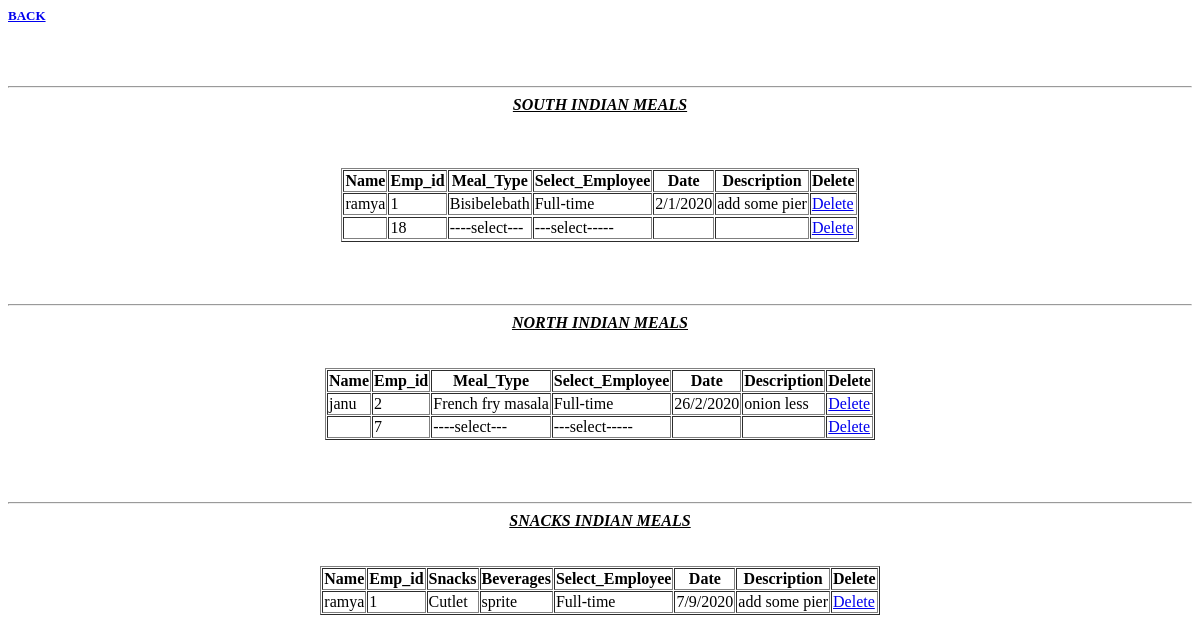
Screenshot of /display.php with the database file from the repository.
### tables this page shows
CREATE TABLE `south` (
  `Name` varchar(100) NOT NULL,
  `Emp_id` int(100) NOT NULL,
  `Meal_Type` varchar(100) NOT NULL,
  `Quantity` varchar(100) NOT NULL,
  `Select_Employee` varchar(100) NOT NULL,
  `Date` varchar(100) NOT NULL,
  `Description` varchar(100) NOT NULL
);

CREATE TABLE `north` (
  `Name` varchar(100) NOT NULL,
  `Emp_id` int(100) NOT NULL,
  `Meal_Type` varchar(100) NOT NULL,
  `Quantity` varchar(100) NOT NULL,
  `Select_Employee` varchar(100) NOT NULL,
  `Date` varchar(100) NOT NULL,
  `Description` varchar(100) NOT NULL
);

CREATE TABLE `snacks` (
  `Name` varchar(100) NOT NULL,
  `Emp_id` int(100) NOT NULL,
  `Snacks` varchar(100) NOT NULL,
  `Beverages` varchar(100) NOT NULL,
  `Quantity` varchar(100) NOT NULL,
  `Select_Employee` varchar(100) NOT NULL,
  `Date` varchar(100) NOT NULL,
  `Description` varchar(100) NOT NULL
);

### display.php (the view, shortened to what this page needs)
<html>
<head>
</head>
<body bgcolor="peachpuff">
<font size="2"><a href="home2.php" target="new page"><b/>BACK</a></font>
<center>
<table border=1 cellpadding=1 cellspacing=1>
<tr>
	<th>Name</th>
	<th>Emp_id</th>
	<th>Meal_Type</th>
	<th>Select_Employee</th>
	<th>Date</th>
	<th>Description</th>
	<th>Delete</th>
<?php
$con=mysqli_connect('127.0.0.1','root','');
$sql="SELECT * FROM south";
$records=mysqli_query($con,$sql);
while($row=mysqli_fetch_array($records))
{
	echo"<tr>";
	echo"<td>".$row['Name']."</td>";
	echo"<td>".$row['Emp_id']."</td>";
	echo"<td>".$row['Meal_Type']."</td>";
	echo"<td>".$row['Select_Employee']."</td>";
	echo"<td>".$row['Date']."</td>";
	echo"<td>".$row['Description']."</td>";
		echo"<td><a href=deletedS.php?emp_id=".$row['Emp_id'].">Delete</a></td>";
		echo"<tr><form action=update.php method=post>";
}
?>
<br>
<br>
<br>
<hr>
<b><i><u>SOUTH INDIAN MEALS</u></i></b>
<br>
<br>
<br>
<br>
<html>
<head>
</head>
<body bgcolor="peachpuff">
<center>
<table border=1 cellpadding=1 cellspacing=1>
<tr>
	<th>Name</th>
	<th>Emp_id</th>
	<th>Meal_Type</th>
	<th>Select_Employee</th>
	<th>Date</th>
	<th>Description</th>
	<th>Delete</th>
<?php
$con=mysqli_connect('127.0.0.1','root','');
$sql="SELECT * FROM north";
$records=mysqli_query($con,$sql);
while($row=mysqli_fetch_array($records))
{
	echo"<tr>";
	echo"<td>".$row['Name']."</td>";
	echo"<td>".$row['Emp_id']."</td>";
	echo"<td>".$row['Meal_Type']."</td>";
	echo"<td>".$row['Select_Employee']."</td>";
	echo"<td>".$row['Date']."</td>";
	echo"<td>".$row['Description']."</td>";
		echo"<td><a href=deletedN.php?emp_id=".$row['Emp_id'].">Delete</a></td>";
}
?>
<br>
<br>
<br>
<hr>
<b><i><u>NORTH INDIAN MEALS</u></i></b>
<br>
<br>
<br>
<html>
<head>
</head>
<body bgcolor="peachpuff">
<center>
<table border=1 cellpadding=1 cellspacing=1>
<tr>
	<th>Name</th>
	<th>Emp_id</th>
	<th>Snacks</th>
	<th>Beverages</th>
	<th>Select_Employee</th>
	<th>Date</th>
	<th>Description</th>
	<th>Delete</th>
<?php
$con=mysqli_connect('127.0.0.1','root','');
$sql="SELECT * FROM snacks";
$records=mysqli_query($con,$sql);
while($row=mysqli_fetch_array($records))
{
	echo"<tr>";
	echo"<td>".$row['Name']."</td>";
	echo"<td>".$row['Emp_id']."</td>";
	echo"<td>".$row['Snacks']."</td>";
	echo"<td>".$row['Beverages']."</td>";
	echo"<td>".$row['Select_Employee']."</td>";
	echo"<td>".$row['Date']."</td>";
	echo"<td>".$row['Description']."</td>";
		echo"<td><a href=deletedB.php?emp_id=".$row['Emp_id'].">Delete</a></td>";
}
?>
<br>
<br>
<br>
<hr>
<b><i><u>SNACKS INDIAN MEALS</u></i></b>
<br>
<br>
<br>

### display.php (style rules this page uses)
body { background:url('IMG_20190226_121003.jpg'); background-size:cover; }

### rows the page displays
south: Name "ramya", Emp_id "1", Meal_Type "Bisibelebath", Select_Employee "Full-time", Date "2/1/2020", Description "add some pier"
south: Emp_id "18", Meal_Type "----select---", Select_Employee "---select-----"
north: Name "janu", Emp_id "2", Meal_Type "French fry masala", Select_Employee "Full-time", Date "26/2/2020", Description "onion less"
north: Emp_id "7", Meal_Type "----select---", Select_Employee "---select-----"
snacks: Name "ramya", Emp_id "1", Snacks "Cutlet", Beverages "sprite", Select_Employee "Full-time", Date "7/9/2020", Description "add some pier"
